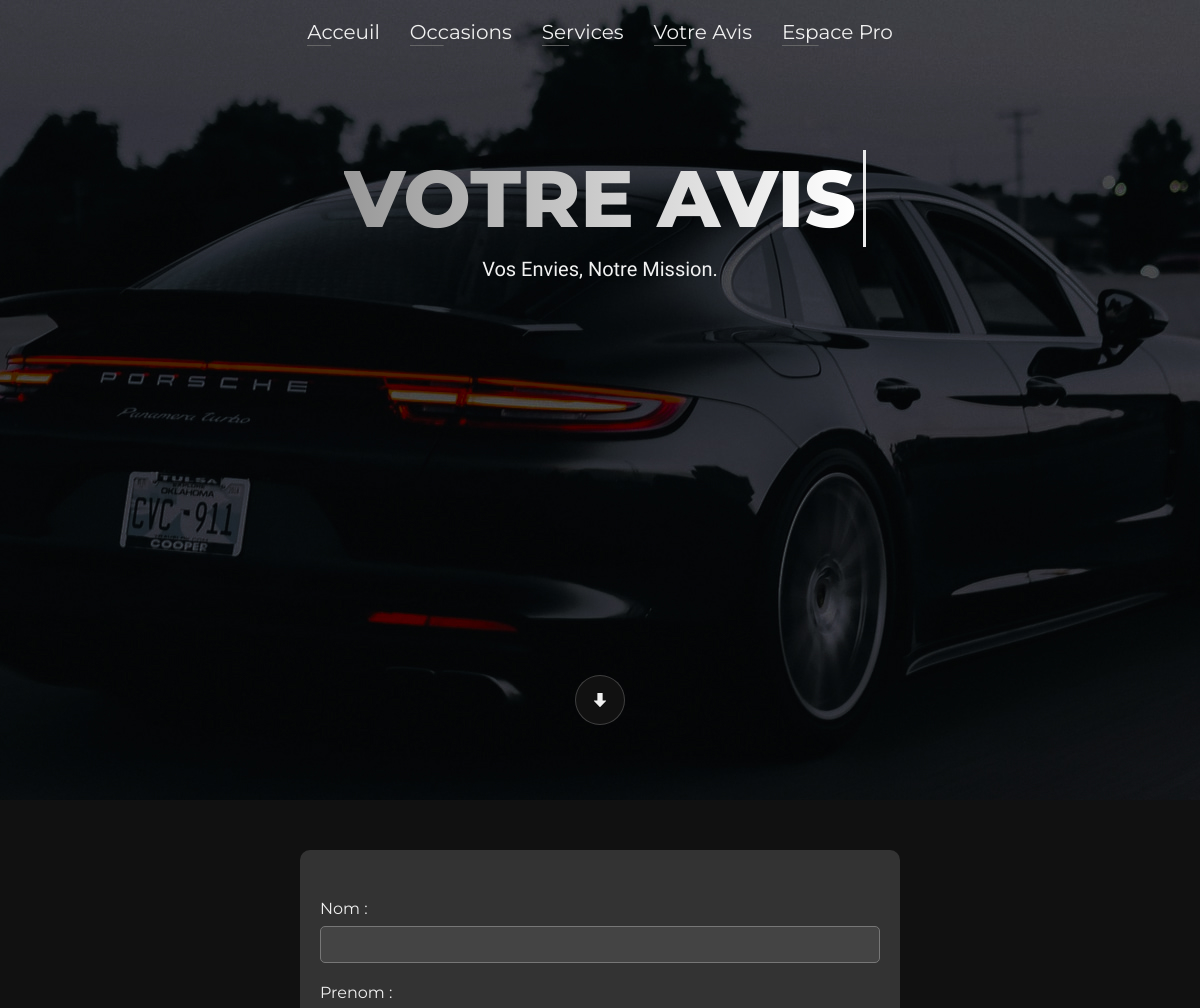
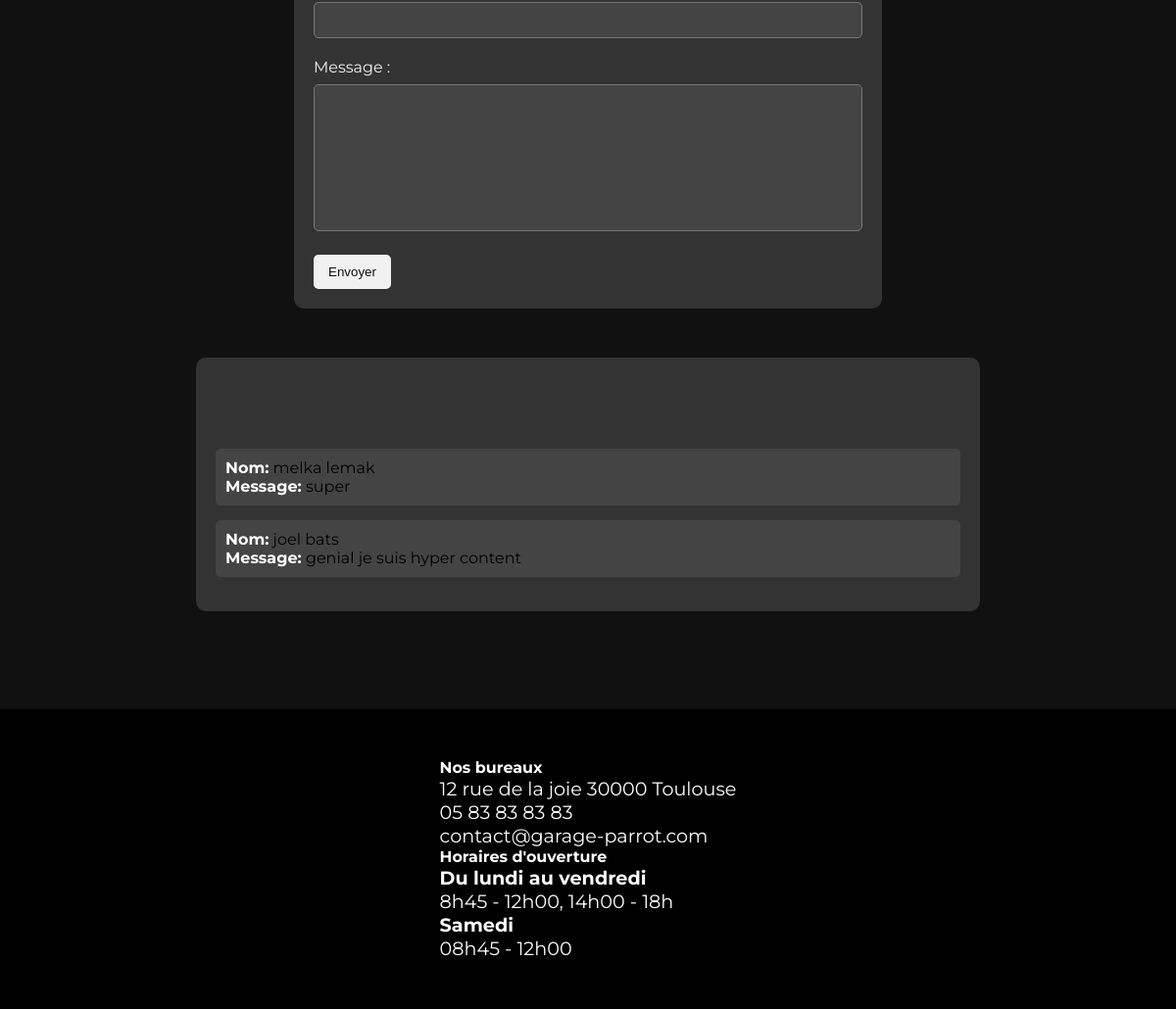
The page /nav/avis.php on the database its author committed (2 pictures, top to bottom).
### tables this page shows
CREATE TABLE `avis` (
  `id` int(11) NOT NULL,
  `name` varchar(50) DEFAULT NULL,
  `firstname` varchar(20) DEFAULT NULL,
  `message` longtext DEFAULT NULL,
  `statut` int(11) DEFAULT NULL
);

CREATE TABLE `office` (
  `id` int(11) NOT NULL,
  `phone` varchar(20) DEFAULT NULL,
  `address` varchar(50) DEFAULT NULL,
  `mail` varchar(50) DEFAULT NULL,
  `days1` varchar(25) DEFAULT NULL,
  `days2` varchar(25) DEFAULT NULL,
  `hours1` varchar(25) DEFAULT NULL,
  `hours2` varchar(25) DEFAULT NULL
);

### nav/avis.php (the view, shortened to what this page needs)
<?php
require '../templates/header.php';
require '../configuration/connexionBDD.php'; ?>
    <div class="contact-form">
      <form action="../configuration/get_opinion.php" method="post">
        <div class="form-group">
          <label for="name">Nom :</label>
          <input type="text" id="name" name="name" required />
        </div>
        <div class="form-group">
        <label for="firstname">Prenom :</label>
          <input type="text" id="firstname" name="firstname" required />
        </div>
        <div class="form-group">
          <label for="message">Message :</label>
          <textarea id="message" name="message" required></textarea>
        </div>
        <button type="submit">Envoyer</button>
      </form>
    </div>
    <section class="validated-avis">
        <ul class="avis-list">
            <?php
                $stmt = $bdd->query("SELECT * FROM `avis` WHERE `statut` = 1");
                while ($row = $stmt->fetch(PDO::FETCH_ASSOC)) {
                    echo "<li>";
                    echo "<strong>Nom:</strong> " . $row['name'] . " " . $row['firstname'] . "<br>";
                    echo "<strong>Message:</strong> " . $row['message'] . "<br>";
                    echo "</li>";
                }
            ?>
        </ul>
    </section>
    <footer>
      <?php require '../templates/footer.php' ?>
    </footer>
  </body>
</html>

### templates/footer.php (shortened to what this page needs)
<?php
    $list = "SELECT phone, address, mail, days1, days2, hours1, hours2 FROM office";
    $rs_select = $bdd->prepare($list);
    $rs_select->execute();
    $donnees = $rs_select->fetch(PDO::FETCH_ASSOC);
?>
    <div>
        <h5>Nos bureaux</h5>
        <p>
         <?= $donnees['address'] ?>
        </p>
        <p>
            <a href="tel: <?= $donnees['phone'] ?>" >
                    <?= $donnees['phone'] ?>
                </a>
        </p>
        <p >
            <a href="mailto:<?= $donnees['mail'] ?>">
                <?= $donnees['mail'] ?>
            </a>
        </p>
        <h5 >Horaires d'ouverture</h5>
        <strong><?= $donnees['days1'] ?></strong>
        <p><?= $donnees['hours1'] ?></p>
        <strong><?= $donnees['days2'] ?></strong>
        <p><?= $donnees['hours2'] ?></p>
    </div>

### CSS/style.css (style rules this page uses)
body { font-family: Montserrat, Helvetica, sans-serif; background: #111; }
footer { background-color: black; color: #ffffff; margin-top: 100px; padding: 50px; display: flex; justify-content: space-around; }
footer div { font-size: 1.2em; }
footer a { color: inherit; text-decoration: none; }

### CSS/form-style.css (style rules this page uses)
.contact-form { max-width: 600px; margin: 0 auto; padding: 20px; background: #333; border-radius: 10px; margin-top: 50px; }
.form-group { margin-bottom: 20px; }
label { display: block; color: #f0f0f0; margin-bottom: 8px; }
input, textarea { width: 100%; padding: 10px; border: 1px solid #777; border-radius: 5px; background: #444; color: #f0f0f0; }
textarea { height: 150px; resize: none; }
button { background: #f1f1f1; color: #111; padding: 10px 15px; border: none; border-radius: 5px; cursor: pointer; }
.validated-avis { max-width: 800px; margin: 0 auto; padding: 20px; background: #333; border-radius: 10px; margin-top: 50px; }
.avis-list { list-style-type: none; padding: 0; }
.avis-list li { background: #444; border-radius: 5px; padding: 10px; margin-bottom: 15px; }
.avis-list li strong { color: #fff; }

### rows shown on the page
avis: name "melka", firstname "lemak", message "super"
avis: name "joel", firstname "bats", message "genial je suis hyper content"
office: address "12 rue de la joie 30000 Toulouse", phone "05 83 83 83 83", mail "contact@garage-parrot.com", days1 "Du lundi au vendredi", hours1 "8h45 - 12h00, 14h00 - 18h", days2 "Samedi", hours2 "08h45 - 12h00"
